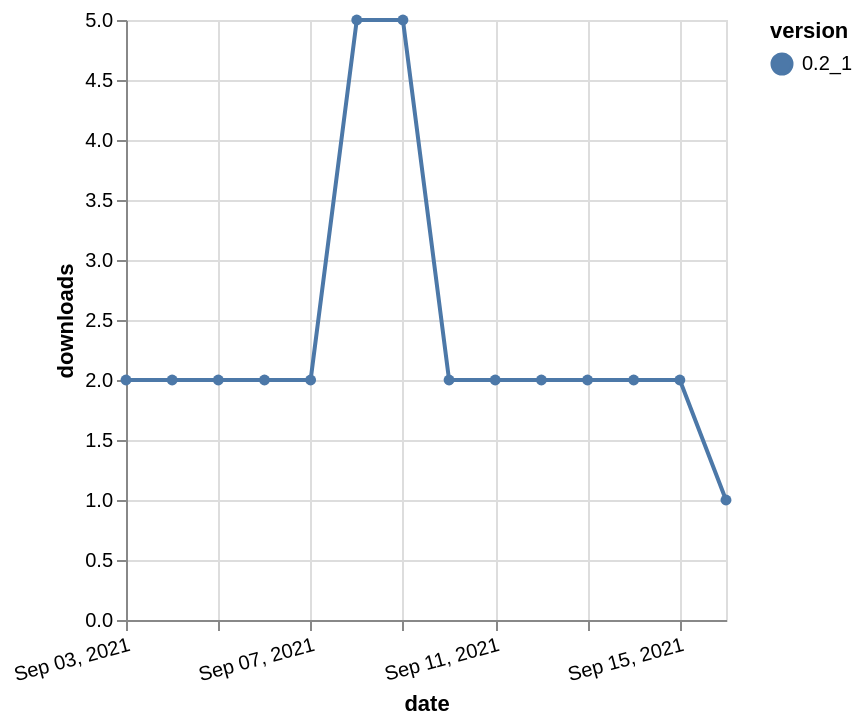

Vega-Lite specification stored for this chart:
### Vega-Lite specification from a JSON file in a GitHub repository (floating-point values rounded to 4 significant figures)
{"$schema": "https://vega.github.io/schema/vega-lite/v5.json", "description": "A simple bar chart with embedded data.", "data": {"values": [{"date": "2021-09-03", "total": 12205, "delta": 2, "version": "0.2_1"}, {"date": "2021-09-04", "total": 12207, "delta": 2, "version": "0.2_1"}, {"date": "2021-09-05", "total": 12209, "delta": 2, "version": "0.2_1"}, {"date": "2021-09-06", "total": 12211, "delta": 2, "version": "0.2_1"}, {"date": "2021-09-07", "total": 12213, "delta": 2, "version": "0.2_1"}, {"date": "2021-09-08", "total": 12218, "delta": 5, "version": "0.2_1"}, {"date": "2021-09-09", "total": 12223, "delta": 5, "version": "0.2_1"}, {"date": "2021-09-10", "total": 12225, "delta": 2, "version": "0.2_1"}, {"date": "2021-09-11", "total": 12227, "delta": 2, "version": "0.2_1"}, {"date": "2021-09-12", "total": 12229, "delta": 2, "version": "0.2_1"}, {"date": "2021-09-13", "total": 12231, "delta": 2, "version": "0.2_1"}, {"date": "2021-09-14", "total": 12233, "delta": 2, "version": "0.2_1"}, {"date": "2021-09-15", "total": 12235, "delta": 2, "version": "0.2_1"}, {"date": "2021-09-16", "total": 12236, "delta": 1, "version": "0.2_1"}]}, "width": "container", "mark": {"type": "line", "point": {"filled": true}}, "encoding": {"x": {"field": "date", "type": "temporal", "timeUnit": "yearmonthdate", "title": "date", "axis": {"labelAngle": -15}}, "y": {"field": "delta", "type": "quantitative", "title": "downloads"}, "color": {"field": "version", "type": "nominal"}, "tooltip": {"field": "delta"}}}
